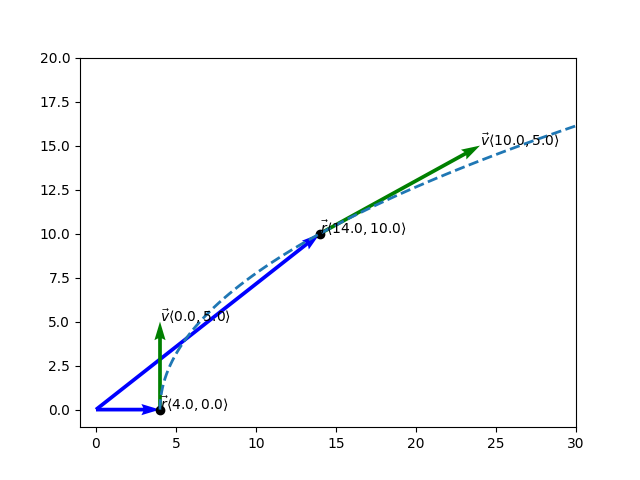

Recreate this plot in Python.
import numpy as np
import matplotlib.pyplot as plt

rx = lambda t: (4.0 + (2.5) * t ** 2)
ry = lambda t: 5.0 * t

vx = lambda t: 5.0 * t
vy = lambda t: 5.0 + t * 0

x = np.linspace(0, 5, 100)

rvec = np.array([[0, 0, rx(0), ry(0)], [0, 0, rx(2), ry(2)]])
vvec = np.array([[rx(0), ry(0), vx(0), vy(0)], [rx(2), ry(2), vx(2), vy(2)]])
rX, rY, rZ, rV = zip(*rvec)
vX, vY, vZ, vV = zip(*vvec)
plt.figure()
ax = plt.gca()
ax.quiver(rX, rY, rZ, rV, angles='xy', scale_units='xy', scale=1, color='b')
ax.quiver(vX, vY, vZ, vV, angles='xy', scale_units='xy', scale=1, color='g')
ax.set_xlim([-1, 30])
ax.set_ylim([-1, 20])
plt.draw()
plt.plot(rx(x), ry(x), linestyle='--', lw=2)
plt.scatter([rx(0), rx(2)], [ry(0), ry(2)], color='black')

for vec in rvec:
    plt.annotate(r'$\vec r\langle{}, {}\rangle$'.format(vec[2], vec[3]), [vec[2], vec[3]])

for i in range(0, len(vvec)):
    plt.annotate(r'$\vec v\langle{}, {}\rangle$'.format(vvec[i][2], vvec[i][3]), [rvec[i][2] + vvec[i][2], rvec[i][3] + vvec[i][3]])

plt.savefig('3_03')
plt.show()

